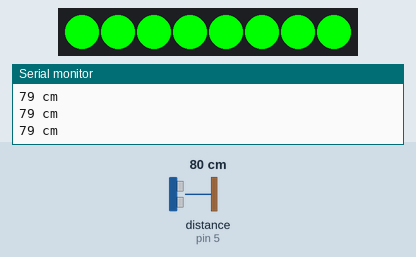
This sketch was run on a simulated Arduino Uno, built with avr-gcc and run on an emulated ATmega328P. Shown: 8 RGB LEDs in strip order, left to right, the last lines printed to the serial monitor. Wiring (inferred from the names in the program): ultrasonic range finder: trigger pin 4; echo pin 5. Inputs (shaded band) come from the test bench; at power-on: distance to the obstacle (sensor on pin 5) 80 cm. The echo pulse lasts 58.3 µs per cm.

Above: at 1.2 s.
1.3 s: distance to the obstacle (sensor on pin 5) set to 2 cm
At 3.5 s:
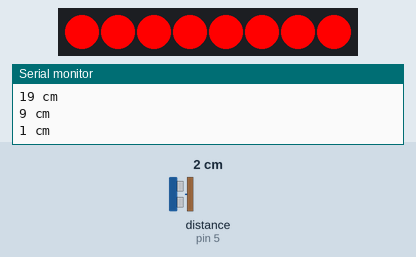
4.3 s: distance to the obstacle (sensor on pin 5) set to 60 cm
At 5.01 s:
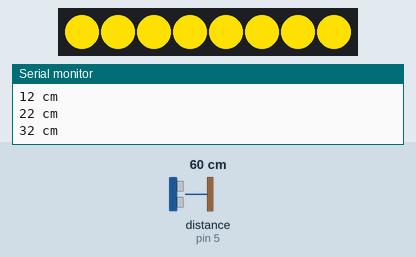
6.8 s: distance to the obstacle (sensor on pin 5) set to 35 cm
At 7.07 s:
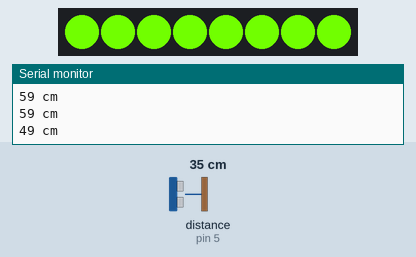
8.9 s: distance to the obstacle (sensor on pin 5) set to 4 cm
At 9.12 s:
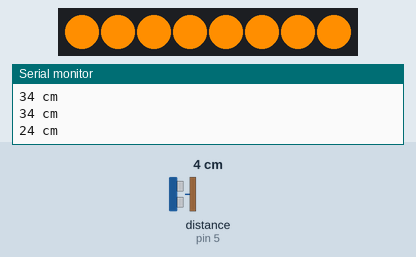
Timing chart, 0 to 11.7 s (numbered marks = the images above; inputs shaded):
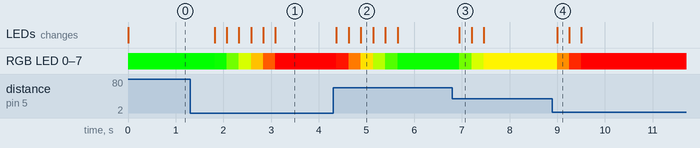

Measured:
- after the input at 1.3 s, RGB LED 0–7: RGB(0, 255, 0) → RGB(11, 255, 0) after 0.52 s, → RGB(113, 255, 0) 0.25 s later, → RGB(215, 255, 0) 0.25 s later, → RGB(255, 193, 0) 0.25 s later, … (6 changes in this stretch)
- after the input at 4.3 s, RGB LED 0–7: RGB(255, 0, 0) → RGB(255, 20, 0) after 0.07 s, → RGB(255, 122, 0) 0.26 s later, → RGB(255, 224, 0) 0.26 s later, → RGB(184, 255, 0) 0.26 s later, … (6 changes in this stretch); the LEDs: first change after 0.07 s (image 2 shows a later state)
- after the input at 6.8 s, RGB LED 0–7: RGB(11, 255, 0) → RGB(113, 255, 0) after 0.15 s, → RGB(215, 255, 0) 0.26 s later, → RGB(255, 244, 0) 0.26 s later; the LEDs: change after 0.15 s (image 3)
- after the input at 8.9 s, RGB LED 0–7: RGB(255, 244, 0) → RGB(255, 142, 0) after 0.10 s, → RGB(255, 40, 0) 0.25 s later, → RGB(255, 0, 0) 0.25 s later; the LEDs: change after 0.10 s (image 4)

The sketch:

led_distance.ino
```cpp
/**
 * Change adafruit neopixels from red to green depending on the distance from an HC-SR04 proximity sensor
 *
 * Requires the neopixel library from https://github.com/adafruit/Adafruit_NeoPixel
 *
 * HC-SR04 code adopted from http://www.instructables.com/id/Simple-Arduino-and-HC-SR04-Example/step3/Upload-the-sketch/
 *
 * By Joshua Shanks
 */

#include <Adafruit_NeoPixel.h>

// Define pins
#define LED_PIN 10
#define TRIG 4
#define ECHO 5

// Define distance params
#define MARGIN 10 // max distance change between reads
#define CLOSE 10 // distance at which LED's turn red
#define FAR 60 // distance at which the LED's turn green

// init an 8 pixel strip
Adafruit_NeoPixel strip = Adafruit_NeoPixel(8, LED_PIN, NEO_GRB + NEO_KHZ800);

long lastDistance = NULL;

void setup() {
  Serial.begin (9600);
  pinMode(TRIG, OUTPUT);
  pinMode(ECHO, INPUT);
  strip.begin();
  strip.show(); // Initialize all pixels to 'off'
}

void loop() {
  long distance = getDistance();
  if(lastDistance != NULL) {
    distance = constrain(distance, lastDistance - MARGIN, lastDistance + MARGIN);
  }
  int mid = (CLOSE + FAR) / 2;

  // set to green if to far
  if(distance > FAR) {
    colorWipe(strip.Color(0, 255, 0), 0);
  // set to red if to close
  } else if(distance < CLOSE) {
    colorWipe(strip.Color(255, 0, 0), 0);
  } else {
    // tweak red and green values depending on which side of the mid point the distance is
    if(distance > mid) {
      // determine red value, decreasing with greater distance
      int r = map(distance, mid, FAR, 255, 0);
      colorWipe(strip.Color(r, 255, 0), 0);
    } else {
      // determine green value, increasing with greater distance
      int g = map(distance, CLOSE, mid, 0, 255);
      colorWipe(strip.Color(255, g, 0), 0);
    }
  }

  if (distance >= 200 || distance <= 0){
    Serial.println("Out of range");
  }
  else {
    Serial.print(distance);
    Serial.println(" cm");
  }
  lastDistance = distance;

  delay(250);
}

// get distance in centimeters
long getDistance() {
  long duration, distance;
  digitalWrite(TRIG, LOW);
  delayMicroseconds(2);
  digitalWrite(TRIG, HIGH);
  delayMicroseconds(10);
  digitalWrite(TRIG, LOW);
  duration = pulseIn(ECHO, HIGH);
  distance = (duration/2) / 29.1;
  return distance;
}

// Fill the dots one after the other with a color
// copied from adafruit library
void colorWipe(uint32_t c, uint8_t wait) {
  for(uint16_t i=0; i<strip.numPixels(); i++) {
      strip.setPixelColor(i, c);
      strip.show();
      delay(wait);
  }
}
```
